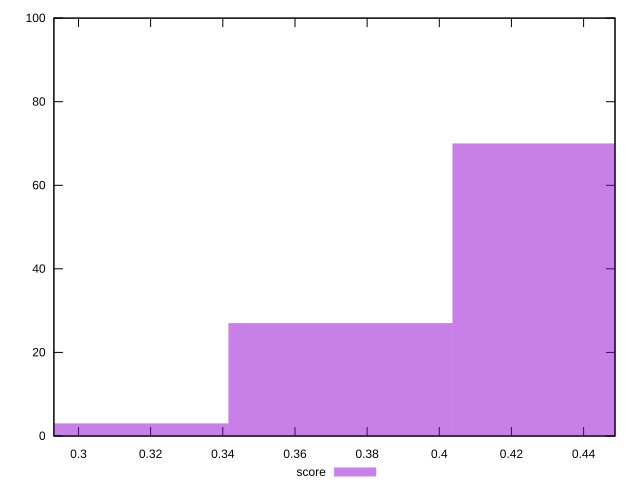

Source code (gnuplot):
reset
set terminal svg size 640, 490 enhanced background rgb 'white'
set output "report_00007_2020-12-11T15:55:29.892Z/max-potential-fid/samples/pages+cached+nointeractive/score/histogram.svg"

$score <<EOF
0.3726161068133409 27
0.434718791282231 70
0.31051342234445073 3
EOF

set key outside below
set boxwidth 0.06210268446889015
set yrange [0:100]
set style fill transparent solid 0.5 noborder

plot \
  $score title "score" with boxes, \


reset
